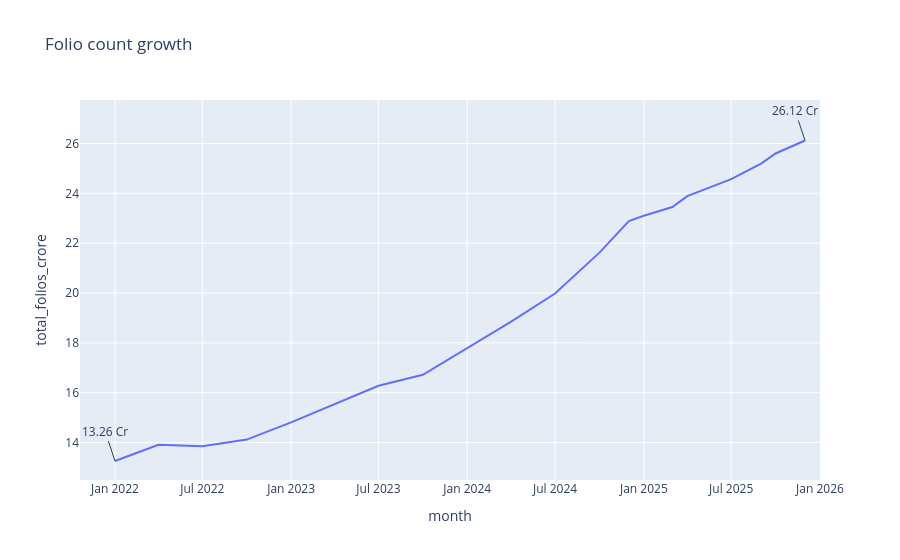

The cell this chart's notebook holds for it:
### Markdown cell above
## 7. Folio count growth

### Code cell
folio_month = [c for c in folio.columns if 'month' in c or 'date' in c][0]
folio_value = [c for c in folio.columns if c != folio_month][0]
folio[folio_month] = pd.to_datetime(folio[folio_month], errors='coerce')
folio[folio_value] = pd.to_numeric(folio[folio_value], errors='coerce')
fig = px.line(folio, x=folio_month, y=folio_value, title='Folio count growth')
fig.add_annotation(x=folio[folio_month].min(), y=folio[folio_value].iloc[0], text='13.26 Cr', showarrow=True)
fig.add_annotation(x=folio[folio_month].max(), y=folio[folio_value].iloc[-1], text='26.12 Cr', showarrow=True)
fig.show()
try:
    fig.write_image(output_dir / 'folio_growth.png')
except Exception as e:
    print('PNG export skipped:', e)

### Figure 1 — Plotly figure (JSON) as saved in the notebook; plotly's stock layout.template omitted (floating-point values rounded to 4 significant figures)
{"data": [{"hovertemplate": "month=%{x}<br>total_folios_crore=%{y}<extra></extra>", "legendgroup": "", "line": {"color": "#636efa", "dash": "solid"}, "marker": {"symbol": "circle"}, "mode": "lines", "name": "", "orientation": "v", "showlegend": false, "type": "scatter", "x": ["2022-01-01T00:00:00.000000000", "2022-04-01T00:00:00.000000000", "2022-07-01T00:00:00.000000000", "2022-10-01T00:00:00.000000000", "2023-01-01T00:00:00.000000000", "2023-04-01T00:00:00.000000000", "2023-07-01T00:00:00.000000000", "2023-10-01T00:00:00.000000000", "2024-01-01T00:00:00.000000000", "2024-04-01T00:00:00.000000000", "2024-07-01T00:00:00.000000000", "2024-10-01T00:00:00.000000000", "2024-12-01T00:00:00.000000000", "2025-01-01T00:00:00.000000000", "2025-03-01T00:00:00.000000000", "2025-04-01T00:00:00.000000000", "2025-07-01T00:00:00.000000000", "2025-08-01T00:00:00.000000000", "2025-09-01T00:00:00.000000000", "2025-10-01T00:00:00.000000000", "2025-12-01T00:00:00.000000000"], "xaxis": "x", "y": [13.26, 13.91, 13.85, 14.12, 14.81, 15.54, 16.28, 16.72, 17.78, 18.85, 19.98, 21.62, 22.89, 23.1, 23.45, 23.89, 24.57, 24.89, 25.19, 25.6, 26.12], "yaxis": "y"}], "layout": {"annotations": [{"showarrow": true, "text": "13.26 Cr", "x": "2022-01-01T00:00:00", "y": 13.26}, {"showarrow": true, "text": "26.12 Cr", "x": "2025-12-01T00:00:00", "y": 26.12}], "legend": {"tracegroupgap": 0}, "title": {"text": "Folio count growth"}, "xaxis": {"anchor": "y", "domain": [0, 1], "title": {"text": "month"}}, "yaxis": {"anchor": "x", "domain": [0, 1], "title": {"text": "total_folios_crore"}}}}
